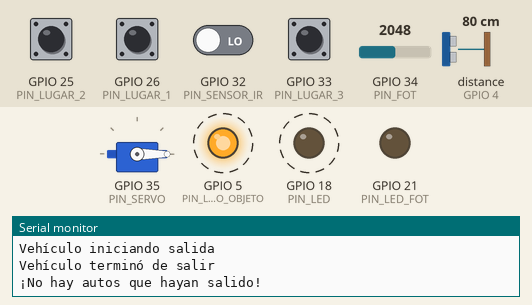
A sketch run on a simulated ESP32. On the bench: servo, output pins drawn as LEDs (lit = HIGH), the last lines printed to the serial monitor. Dashed ring = blinking. Inputs (shaded band) come from the test bench; at power-on: GPIO 25 (PIN_LUGAR_2), GPIO 26 (PIN_LUGAR_1), GPIO 33 (PIN_LUGAR_3) HIGH, GPIO 32 (PIN_SENSOR_IR) LOW, GPIO 34 (PIN_FOT) = 2048, distance to the obstacle (sensor on GPIO 4) 80 cm. The echo pulse lasts 58.3 µs per cm; WiFi joins after 1.5 s; servers stay silent unless stated; storage starts empty.

Above: at 3.3 s.
3.4 s: GPIO 34 (PIN_FOT) set to 53
5.7 s: GPIO 34 (PIN_FOT) set to 47
At 7.0 s:
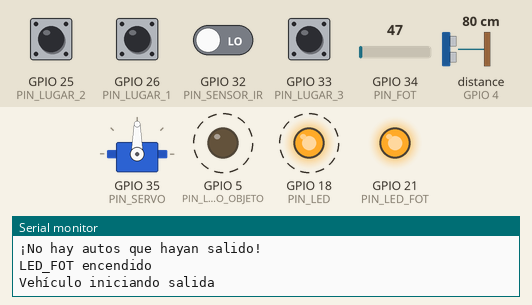
9.8 s: distance to the obstacle (sensor on GPIO 4) set to 18 cm
11.7 s: distance to the obstacle (sensor on GPIO 4) set to 13 cm
At 12.8 s:
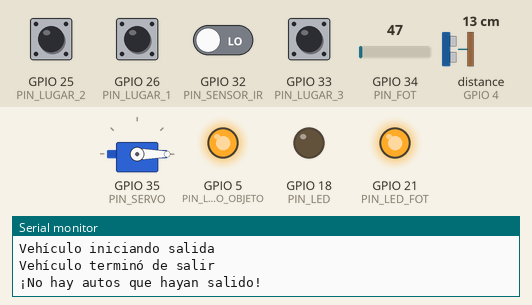
13.2 s: GPIO 32 (PIN_SENSOR_IR) driven HIGH
At 13.8 s:
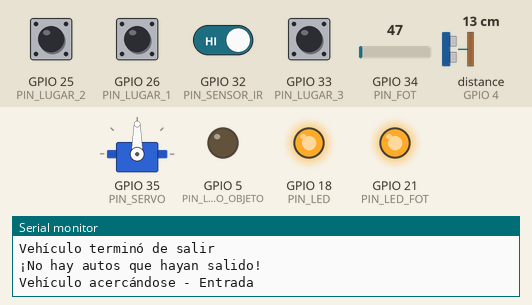
14.7 s: GPIO 34 (PIN_FOT) set to 240
At 16.5 s:
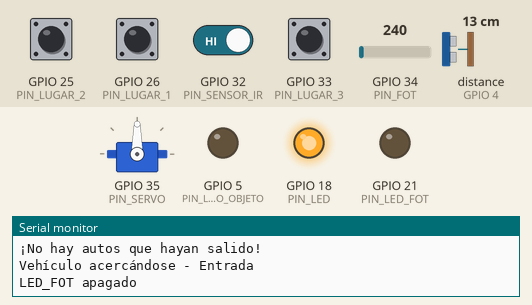
Timing chart, 0 to 17.7 s (numbered marks = the images above; inputs shaded):
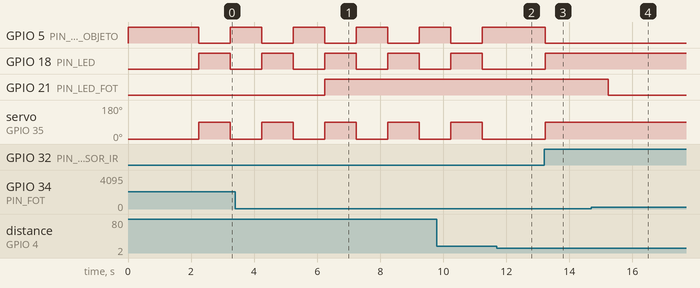

The sketch:

sketch_may15b.ino
```cpp
#include <Arduino.h>
#include <WiFi.h>
#include <AsyncTCP.h>
#include <ESPAsyncWebServer.h>
#include <LittleFS.h>
#include <ESP32Servo.h>
#include <NewPing.h>
#include <NoDelay.h>

// Red y contrasena
char* ssid = "MEGACABLE-2.4G-44AB";
const char* password = "kXbHaPf52m";

        // Puerto del servidor
AsyncWebServer server(80);

// Pines
const unsigned int PIN_LED = 18;           // LED estado principal
const unsigned int PIN_LED_NO_OBJETO = 5;  // LED sin objeto detectado
const unsigned int PIN_TRIGGER = 2;        // Trigger sensor ultrasónico
const unsigned int PIN_ECHO = 4;           // Echo sensor ultrasónico
const unsigned int PIN_SERVO = 35;         // Servo motor
const unsigned int PIN_LED_FOT = 21;
const unsigned int PIN_FOT = 34;
const int PIN_LUGAR_1 = 26;
const int PIN_LUGAR_2 = 25;
const int PIN_LUGAR_3 = 33;

const int PIN_SENSOR_IR = 32;  // Sensor infrarrojo
bool puertaAbierta = false;


const unsigned ADC_VALORES = 4096;
const unsigned NIVEL_ON = ADC_VALORES / 5.0;
const unsigned NIVEL_OFF = 2.0 * ADC_VALORES / 5.0;
bool luzEncendida = false;
unsigned int umbralFotoresistencia = 50;  // Valor inicial editable por el usuario
unsigned int valorActualFotoresistencia = 0;

// Constantes
const int DISTANCIA_MAX = 200;          // Distancia máxima en cm
const int DISTANCIA_ALERTA = 15;        // Umbral de alerta en cm
const long PAUSA = 1000;                // Intervalo entre mediciones
const unsigned int BAUD_RATE = 115200;  // Velocidad puerto serie


bool lugar1Ocupado = false;
bool lugar2Ocupado = false;
bool lugar3Ocupado = false;


// Estados del LED
typedef enum {
  LED_APAGADO,
  LED_ENCENDIDO
} estadoLed;
estadoLed edoLed;

// Estados del LED_FOT
typedef enum {
  LED_FOT_APAGADO,
  LED_FOT_ENCENDIDO
} estadoLed_FOT;
estadoLed_FOT edoLed_FOT;

enum ModoPaso {
  MODO_NINGUNO,
  MODO_ENTRADA_DETECCION,  // Detectado en el ultrasónico
  MODO_ENTRADA_ESPERA_IR,  // Esperamos cruce del IR
  MODO_SALIDA_DETECCION,   // Detectado en el IR
  MODO_SALIDA_ESPERA_US    // Esperamos que ultrasónico libere la zona
};
ModoPaso modoActual = MODO_NINGUNO;

bool entradaBloqueada = false;

// Objetos globales
noDelay pausa(PAUSA);
NewPing sonar(PIN_TRIGGER, PIN_ECHO, DISTANCIA_MAX);
Servo servo;
int angulo = 90;

// Declaraciones
int obtenDistancia();
void apagaLED();
void enciendeLED();
void conectaRedWiFi(const char* ssid, const char* password);
void inicializaLittleFS();
void configuraServidor();
void noHallada(AsyncWebServerRequest* request);
String processor(const String& var);
void posicionaServo();

void setup() {
  Serial.begin(BAUD_RATE);
  pinMode(PIN_LED, OUTPUT);
  pinMode(PIN_LED_NO_OBJETO, OUTPUT);
  pinMode(PIN_LED_FOT, OUTPUT);
  pinMode(PIN_SENSOR_IR, INPUT);
  pinMode(PIN_LUGAR_1, INPUT);
  pinMode(PIN_LUGAR_2, INPUT);
  pinMode(PIN_LUGAR_3, INPUT);


  apagaLED();
  apagaLED_FOT();

  servo.attach(PIN_SERVO);
  delay(100);
  servo.write(0);

  conectaRedWiFi(ssid, password);
  inicializaLittleFS();
  configuraServidor();
}
void loop() {
  if (pausa.update()) {
    int distancia = obtenDistancia();

    // Lee y digitaliza el valor del voltaje en la
    // fotoresistencia
    valorActualFotoresistencia = analogRead(PIN_FOT);
    switch (edoLed_FOT) {
      case LED_APAGADO:
        if (valorActualFotoresistencia < umbralFotoresistencia) {
          enciendeLED_FOT();
        }
        break;
      case LED_ENCENDIDO:
        if (valorActualFotoresistencia >= umbralFotoresistencia) {
          apagaLED_FOT();
        }
        break;
    }


    bool objetoDetectado = distancia <= DISTANCIA_ALERTA;     // Sensor ultrasónico (entrada)
    bool sensorIRActivo = digitalRead(PIN_SENSOR_IR) == LOW;  // Sensor IR activo cuando detecta

    switch (modoActual) {
      case MODO_NINGUNO:
        if (!entradaBloqueada && objetoDetectado && !sensorIRActivo) {
          Serial.println("Vehículo acercándose - Entrada");
          enciendeLED();
          modoActual = MODO_ENTRADA_ESPERA_IR;
        } else if (sensorIRActivo && !objetoDetectado) {
          Serial.println("Vehículo iniciando salida");
          enciendeLED();
          modoActual = MODO_SALIDA_ESPERA_US;
        }
        break;

      case MODO_ENTRADA_ESPERA_IR:
        if (sensorIRActivo) {
          Serial.println("Vehículo terminó de entrar");
          apagaLED();
          registrarEntrada();
          modoActual = MODO_NINGUNO;
        }
        break;

      case MODO_SALIDA_ESPERA_US:
        if (!objetoDetectado) {
          Serial.println("Vehículo terminó de salir");
          apagaLED();
          registrarSalida();
          modoActual = MODO_NINGUNO;
        }
        break;
    }
  }

  lugar1Ocupado = digitalRead(PIN_LUGAR_1) == LOW;
  lugar2Ocupado = digitalRead(PIN_LUGAR_2) == LOW;
  lugar3Ocupado = digitalRead(PIN_LUGAR_3) == LOW;
}

void registrarEntrada() {
  if (!lugar1Ocupado) {
    lugar1Ocupado = true;
  } else if (!lugar2Ocupado) {
    lugar2Ocupado = true;
  } else if (!lugar3Ocupado) {
    lugar3Ocupado = true;
  } else {
    Serial.println("¡Estacionamiento lleno!");
  }
}

bool estacionamientoLleno() {
  return lugar1Ocupado && lugar2Ocupado && lugar3Ocupado;
}

void registrarSalida() {
  // En un sistema real necesitarías saber cuál vehículo salió
  // Aquí lo hacemos simple y liberamos el último ocupado
  if (lugar3Ocupado) {
    lugar3Ocupado = false;
  } else if (lugar2Ocupado) {
    lugar2Ocupado = false;
  } else if (lugar1Ocupado) {
    lugar1Ocupado = false;
  } else {
    Serial.println("¡No hay autos que hayan salido!");
  }
}

bool estacionamientoVacio() {
  return !lugar1Ocupado && !lugar2Ocupado && !lugar3Ocupado;
}

int obtenDistancia() {
  int uS = sonar.ping_median();
  return sonar.convert_cm(uS);
}

void apagaLED() {
  digitalWrite(PIN_LED, LOW);
  edoLed = LED_APAGADO;
  digitalWrite(PIN_LED_NO_OBJETO, HIGH);
  servo.write(0);
  puertaAbierta = false;
}

void enciendeLED() {
  digitalWrite(PIN_LED, HIGH);
  edoLed = LED_ENCENDIDO;
  digitalWrite(PIN_LED_NO_OBJETO, LOW);
  servo.write(90);
  puertaAbierta = true;
}

void apagaLED_FOT() {
  digitalWrite(PIN_LED_FOT, LOW);
  edoLed_FOT = LED_FOT_APAGADO;
  Serial.println("LED_FOT apagado");
}

void enciendeLED_FOT() {
  // Enciende el LED
  digitalWrite(PIN_LED_FOT, HIGH);
  // Actualiza la variable que guarda el estado del LED
  edoLed_FOT = LED_FOT_ENCENDIDO;
  Serial.println("LED_FOT encendido");
}

void conectaRedWiFi(const char* ssid, const char* password) {
  WiFi.begin(ssid, password);
  Serial.print("Conectandose a la red ");
  Serial.print(ssid);
  Serial.println(" ...");

  while (WiFi.status() != WL_CONNECTED) {
    delay(1000);
    Serial.print(".");
  }

  Serial.println("\nConexion establecida");
  Serial.print("Direccion IP del servidor web: ");
  Serial.println(WiFi.localIP());
}

void inicializaLittleFS() {
  if (!LittleFS.begin(true)) {
    Serial.println("Error al montar LittleFS");
  } else {
    Serial.println("LittleFS montado con exito");
  }
}

void configuraServidor() {
  server.serveStatic("/", LittleFS, "/");

  server.on("/", HTTP_GET, [](AsyncWebServerRequest* request) {
    request->send(LittleFS, "/index.html", "text/html");
  });

  server.on("/bloqueo", HTTP_POST, [](AsyncWebServerRequest* request) {
    if (request->hasParam("activo", true)) {
      String valor = request->getParam("activo", true)->value();
      entradaBloqueada = (valor == "true");
      Serial.printf("Entrada bloqueada: %s\n", entradaBloqueada ? "Sí" : "No");
      request->send(200, "text/plain", "Estado actualizado");
    } else {
      request->send(400, "text/plain", "Falta parámetro");
    }
  });

  server.on("/umbral", HTTP_POST, [](AsyncWebServerRequest* request) {
    if (request->hasParam("valor", true)) {
      String valorStr = request->getParam("valor", true)->value();
      int nuevoUmbral = valorStr.toInt();
      if (nuevoUmbral >= 0 && nuevoUmbral <= 4095) {
        umbralFotoresistencia = nuevoUmbral;
        Serial.printf("Nuevo umbral de fotoresistencia: %d\n", umbralFotoresistencia);
        request->send(200, "text/plain", "Umbral actualizado correctamente");
      } else {
        request->send(400, "text/plain", "Valor fuera de rango");
      }
    } else {
      request->send(400, "text/plain", "Falta parámetro 'valor'");
    }
  });

  server.on("/estado", HTTP_GET, [](AsyncWebServerRequest* request) {
    String json = "{";
    json += "\"puerta\":\"" + String(puertaAbierta ? "abierta" : "cerrada") + "\",";
    json += "\"lugar1\":\"" + String(lugar1Ocupado ? "ocupado" : "vacio") + "\",";
    json += "\"lugar2\":\"" + String(lugar2Ocupado ? "ocupado" : "vacio") + "\",";
    json += "\"lugar3\":\"" + String(lugar3Ocupado ? "ocupado" : "vacio") + "\",";
    json += "\"luz\":\"" + String(edoLed_FOT == LED_FOT_ENCENDIDO ? "encendida" : "apagada") + "\",";
    json += "\"fotoValor\":" + String(analogRead(PIN_FOT)) + ",";
    json += "\"umbral\":" + String(NIVEL_ON) + ",";
    json += "\"bloqueado\":" + String(entradaBloqueada ? "true" : "false");
    json += "}";
    request->send(200, "application/json", json);
  });


  server.onNotFound(noHallada);
  server.begin();
}

void noHallada(AsyncWebServerRequest* request) {
  request->send(404, "text/plain", "Recurso no encontrado");
}


String processor(const String& var) {
  if (var == "ANGULO") return String(angulo);
  return String();
}

void posicionaServo() {
  Serial.print("Angulo solicitado: ");
  Serial.println(angulo);
  servo.write(angulo);
  delay(50);
  int anguloLeido = servo.read();
  Serial.print("Angulo establecido: ");
  Serial.println(anguloLeido);
}
```

Measured:
- the behaviour switches between 50 and 49 on GPIO 34 (PIN_FOT) (found by bisection; images 0 and 1)
- the behaviour switches between 16 and 15 cm on distance to the obstacle (sensor on GPIO 4) (found by bisection; images 1 and 2)
- after the input at 5.7 s, GPIO 21 (PIN_LED_FOT): LOW → HIGH after 0.55 s
- after the input at 11.7 s, GPIO 5 (PIN_LED_NO_OBJETO): stays HIGH (without the input it goes to LOW after 0.54 s); GPIO 18 (PIN_LED): stays LOW (without the input it goes to HIGH after 0.54 s); servo on GPIO 35 (PIN_SERVO): stays 0° (without the input it goes to 90° after 0.54 s)
- after the input at 13.2 s, GPIO 5 (PIN_LED_NO_OBJETO): HIGH → LOW at once; GPIO 18 (PIN_LED): LOW → HIGH at once; servo on GPIO 35 (PIN_SERVO): 0° → 90° at once
- after the input at 14.7 s, GPIO 21 (PIN_LED_FOT): HIGH → LOW after 0.54 s
- by itself, GPIO 5 (PIN_LED_NO_OBJETO), GPIO 18 (PIN_LED): alternates HIGH for 1.0 s and LOW for 1.0 s
- by itself, servo on GPIO 35 (PIN_SERVO): alternates 90° for 1.0 s and 0° for 1.0 s
